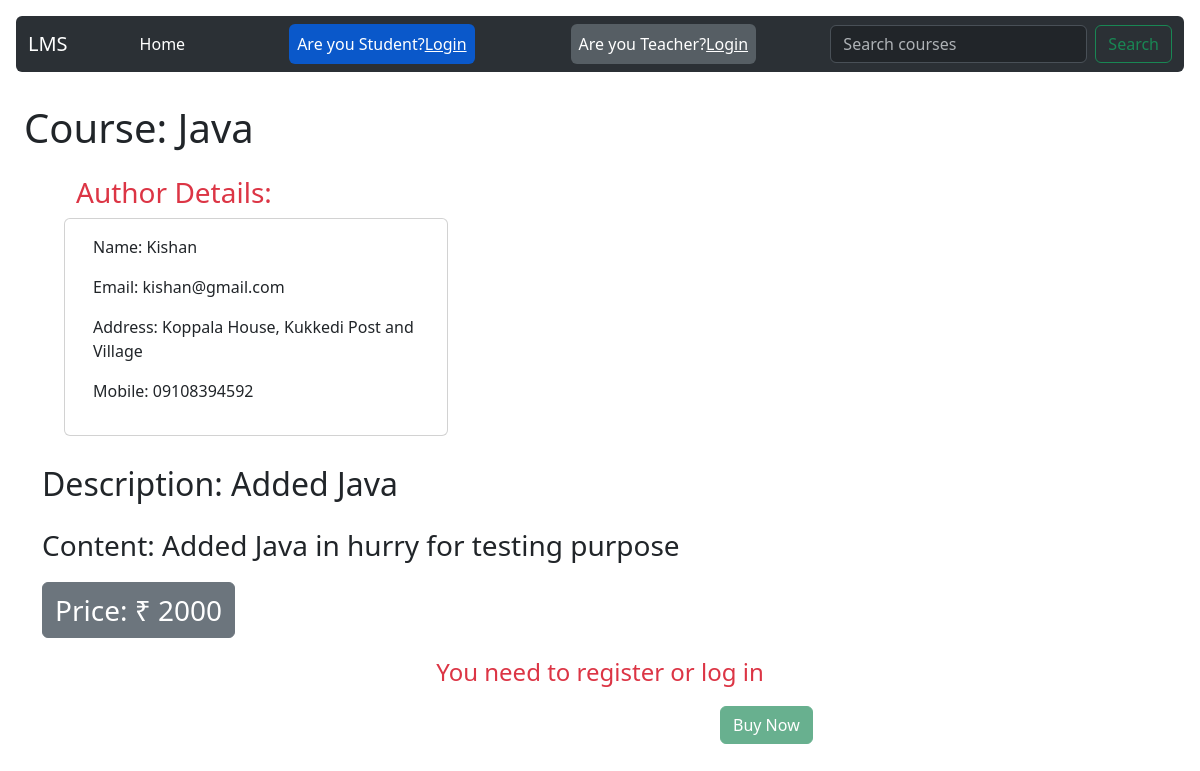
The app's page /course/1/ with its own data.
### base/models.py (models this page shows, shortened)
class Course(models.Model):
    courseName = models.CharField(max_length=200)
    teacher_id=models.ForeignKey(Teacher,on_delete=models.CASCADE)
    description=models.TextField()
    content=models.TextField()
    price=models.CharField(max_length=10)
    category=models.CharField(max_length=200)

class Teacher(models.Model):
    name = models.CharField(max_length=100)
    email = models.EmailField()
    password=models.CharField(max_length=50)
    phone = models.CharField(max_length=20, blank=True)
    address = models.TextField(blank=True)
    age=models.CharField(max_length=10)
    gender=models.CharField(max_length=20)
    def __str__(self):
        return self.name

### base/views.py (the view)
# urls.py: path('course/<str:pk>/',views.courses,name="course"),
def courses(request, pk):
    course = Course.objects.get(id=pk)
    teacher_name = course.teacher_id
    teacher = Teacher.objects.get(name=teacher_name)
    context1 = {'course': course}
    context2 = {'teacher': teacher}
    context = {**context1, **context2}
    return render(request, 'base/courses.html', context)

### base/templates/base/courses.html
{% extends 'main.html' %}
{% block content %}
<h1 class="m-4" style="padding-top: 5rem;">Course: {{course.courseName }}</h1>
<div class="row" style="margin-left: 4rem;">
  <h3 class="text-danger">Author Details: </h3>
<div class="card card-outline-danger" style="width: 24rem;">
    <div class="card-body">
      <p class="text">Name: {{teacher.name}}</p>
      <p class="text">Email: {{teacher.email}}</p>
      <p class="text"> Address: {{teacher.address}}</p>
      <p class="text"> Mobile: {{teacher.phone}}</p>
    </div>
  </div>
</div>
<div class="container mt-4">
  <p class="fs-2">  Description:  {{course.description}}</p>
<p class="fs-3">  Content:  {{course.content}}</p>
<p class="fs-3 btn btn-secondary">Price: &#8377; {{course.price}}</p>
</div>
<p class="text-center text-danger fs-4">You need to register or log in</p>
<div style="margin-left:45rem;">
  <button class="btn btn-success" type="button" disabled >Buy Now</button>
</div>
{% endblock content %}

### records on screen
Course: courseName "Java", description "Added Java", content "Added Java in hurry for testing purpose", price "2000"
Teacher: name "Kishan", email "kishan@gmail.com", address "Koppala House, Kukkedi Post and Village", phone "09108394592"
